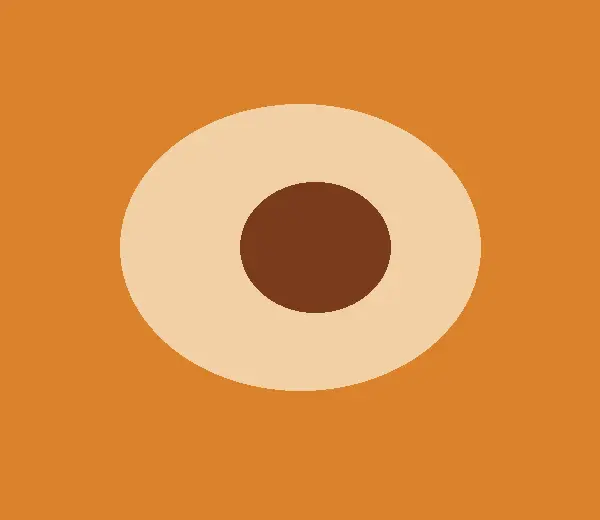
#> input picture 5s/test/fixture/img/i003.webp, 600 x 520 px
$ python -i brief.py   (imports and definitions only)
#> lines starting #> are read from the running program, lines starting #| are printed output that depends on the picture
#!/usr/bin/env python3
"""Briefs for DIRT's studies: what an artist's saved works share, so a study teaches their grammar, not one picture.

A study made from a single famous painting teaches DIRT to copy that painting. This reads up to --per of each
artist's saved works (images in a private cache, never committed), measures each one, and pools the measures into
the artist's grammar:

  palette      k-means over the colour of all their works together, weighted by how much of each sheet it covers
  marks        how busy the surface is (edge density), how strongly its strokes share one direction (the
               coherence of the structure tensor) and which, and how much of the surface is left bare
  light        the spread of lightness, and how saturated the colour runs
  range        the two works farthest apart in these measures, so a study spans the artist, not one period

It then finds each artist's kin among the others measured (nearest in these measures), so one study serves several
artists at once, and writes briefs.json: per artist the measures, the kin, who counts them as kin (reach), and a
prompt for generate.py that asks for the shared grammar and names no single work; and an order to make the studies
in, each next one serving the most artists not yet served, until every artist is. A photographer (fewer than five
works that are not photographs) is read from their photographs.

    python3 dirt/studies/brief.py --db artworks.db --cache private/briefs --top 30 [--per 13]
"""

import argparse
import json
import sqlite3
import subprocess
from pathlib import Path

import numpy as np
from PIL import Image, ImageFilter

HERE = Path(__file__).resolve().parent
PHOTO = ("c-print", "gelatin", "photograph", "silver print", "pigment print", "poster", "catalogue", "book")


# [7 lines left out: function kmeans, not called in this run]


def measure(path):
#> called with path = '../../5s/test/fixture/img/i003.webp'
    im = Image.open(path).convert("RGB")
#> im is the input picture: PIL image 600x520 RGB; mean R, G, B 219, 143, 68.7
    im.thumbnail((256, 256))
#> im: PIL image 256x222 RGB
    a = np.asarray(im).astype(float)
    g = np.asarray(im.convert("L").filter(ImageFilter.GaussianBlur(1))).astype(float)
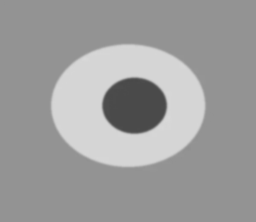
#> g: shape (222, 256) float64; min 73, max 216, mean 157.3
    gy, gx = np.gradient(g)
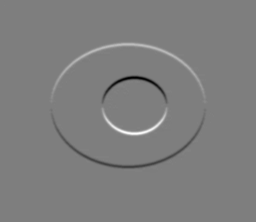
#> gy: shape (222, 256) float64; min -46.5, max 47, mean 0; drawn with min black and max white
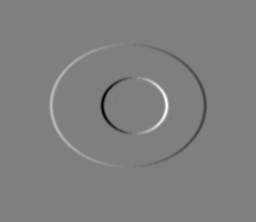
#> gx: shape (222, 256) float64; min -46.5, max 46.5, mean 0; drawn with min black and max white
    mag = np.hypot(gx, gy)
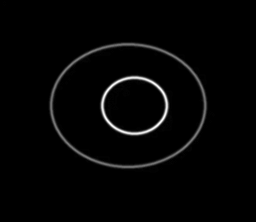
#> mag: shape (222, 256) float64; min 0, max 50.68, mean 1; drawn with min black and max white
    # the structure tensor over the whole surface: how much the strokes share one direction, and which
    jxx, jyy, jxy = (gx * gx).mean(), (gy * gy).mean(), (gx * gy).mean()
#> jxx = 10.74; jyy = 13.75; jxy = 0.0233
    coh = np.sqrt((jxx - jyy) ** 2 + 4 * jxy ** 2) / (jxx + jyy + 1e-9)
#> coh = 0.123
    ang = (0.5 * np.degrees(np.arctan2(2 * jxy, jxx - jyy)) + 90) % 180      # stroke direction, 0 = horizontal
#> ang = 179.6
    px = a.reshape(-1, 3)
    L = px @ [0.3, 0.59, 0.11]
    sat = (px.max(1) - px.min(1))
    ground = np.median(px[L > np.percentile(L, 50)], 0)
#> ground = [242, 208, 165]
    bare = float((np.linalg.norm(px - ground, axis=1) < 30).mean())
#> bare = 0.207
    return {"edges": float((mag > 12).mean()), "coherence": float(coh), "angle": float(ang), "bare": bare,
            "light": [float(np.percentile(L, 10)), float(np.percentile(L, 90))], "sat": float(np.median(sat))}, px[::7]


def feature(m):
    return np.array([m["edges"] * 3, m["coherence"] * 2, m["bare"], m["light"][0] / 255, m["light"][1] / 255, m["sat"] / 128])


# [88 lines left out: functions describe, main, not called in this run]


# [2 lines not run here, left out]

>>> result = measure('../../5s/test/fixture/img/i003.webp')

$ run again, on 5s/test/fixture/img/i009.webp
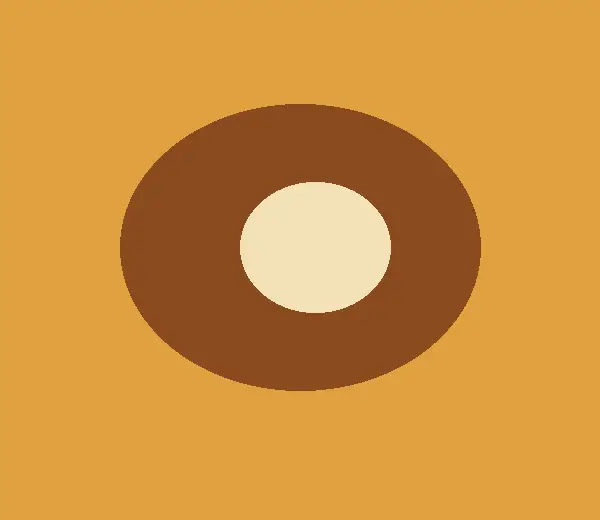
#> input picture 5s/test/fixture/img/i009.webp, 600 x 520 px
#> in measure, im is the input picture: PIL image 600x520 RGB; mean R, G, B 207.5, 146.1, 62.8
#> im: PIL image 256x222 RGB
#> in measure, `gy, gx = np.gradient(g)`:
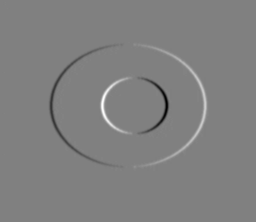
#> gx: shape (222, 256) float64; min -46.5, max 45.5, mean 0; drawn with min black and max white
#> in measure, `mag = np.hypot(gx, gy)`:
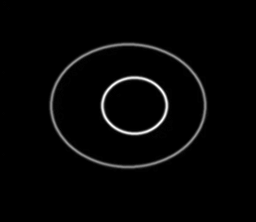
#> mag: shape (222, 256) float64; min 0, max 50.38, mean 1.1; drawn with min black and max white
#> jxx = 12.23; jyy = 15.83; jxy = -0.00782
#> coh = 0.128
#> ang = 0.124
#> ground = [243, 225, 184]
#> bare = 0.0483
